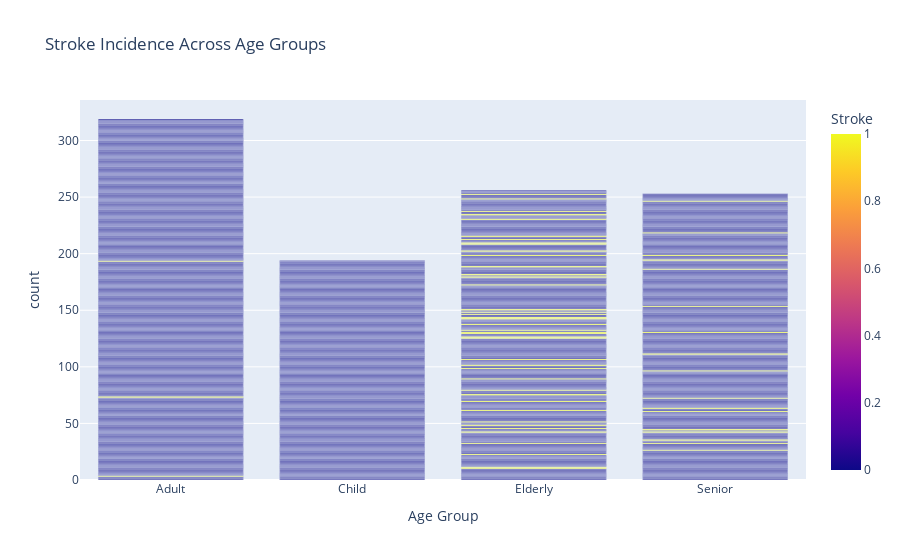

Notebook code for this chart:
### Markdown cell above
- ##### **2. Age Group vs Stroke Incidence**

### Code cell
import plotly.express as px

# Combine data
age_group_stroke = pd.DataFrame({'Age Group': x_test['age'], 'Stroke': y_test})

# Plot
fig = px.bar(age_group_stroke, x='Age Group', color='Stroke', barmode='group',
             title='Stroke Incidence Across Age Groups')
fig.show()

### Figure 1 — Plotly figure (JSON) as saved in the notebook; plotly's stock layout.template omitted (floating-point values rounded to 4 significant figures; data arrays with more than 128 entries replaced by an {"elided": "..."} marker saying what was removed)
{"data": [{"alignmentgroup": "True", "hovertemplate": "Age Group=%{x}<br>count=%{y}<br>Stroke=%{marker.color}<extra></extra>", "legendgroup": "", "marker": {"color": {"elided": "1022 int values"}, "coloraxis": "coloraxis", "pattern": {"shape": ""}}, "name": "", "offsetgroup": "", "orientation": "v", "showlegend": false, "textposition": "auto", "type": "bar", "x": {"elided": "1022 str values"}, "xaxis": "x", "y": {"elided": "1022 int values"}, "yaxis": "y"}], "layout": {"barmode": "group", "coloraxis": {"colorbar": {"title": {"text": "Stroke"}}, "colorscale": [[0, "#0d0887"], [0.1111, "#46039f"], [0.2222, "#7201a8"], [0.3333, "#9c179e"], [0.4444, "#bd3786"], [0.5556, "#d8576b"], [0.6667, "#ed7953"], [0.7778, "#fb9f3a"], [0.8889, "#fdca26"], [1, "#f0f921"]]}, "legend": {"tracegroupgap": 0}, "title": {"text": "Stroke Incidence Across Age Groups"}, "xaxis": {"anchor": "y", "domain": [0, 1], "title": {"text": "Age Group"}}, "yaxis": {"anchor": "x", "domain": [0, 1], "title": {"text": "count"}}}}
